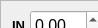
     <widget class="QWidget" name="page">
      <property name="geometry">
       <rect>
        <x>0</x>
        <y>0</y>
        <width>98</width>
        <height>28</height>
       </rect>
      </property>
      <attribute name="label">
       <string>Attenuation [dB]</string>
      </attribute>
      <widget class="QFrame" name="frame_16">
       <property name="geometry">
        <rect>
         <x>0</x>
         <y>0</y>
         <width>231</width>
         <height>51</height>
        </rect>
       </property>
       <property name="frameShape">
        <enum>QFrame::StyledPanel</enum>
       </property>
       <property name="frameShadow">
        <enum>QFrame::Raised</enum>
       </property>
       <widget class="QLabel" name="label_34">
        <property name="geometry">
         <rect>
          <x>12</x>
          <y>17</y>
          <width>31</width>
          <height>17</height>
         </rect>
        </property>
        <property name="font">
         <font>
          <pointsize>10</pointsize>
          <weight>75</weight>
          <italic>false</italic>
          <bold>true</bold>
          <underline>false</underline>
          <kerning>true</kerning>
         </font>
        </property>
        <property name="text">
         <string>IN</string>
        </property>
       </widget>
       <widget class="QDoubleSpinBox" name="inAttenSet">
        <property name="geometry">
         <rect>
          <x>30</x>
          <y>10</y>
          <width>71</width>
          <height>31</height>
         </rect>
        </property>
        <property name="font">
         <font>
          <pointsize>12</pointsize>
          <weight>50</weight>
          <bold>false</bold>
         </font>
        </property>
        <property name="singleStep">
         <double>0.250000000000000</double>
        </property>
       </widget>
       <widget class="QLabel" name="label_35">
        <property name="geometry">
         <rect>
          <x>110</x>
          <y>17</y>
          <width>31</width>
          <height>17</height>
         </rect>
        </property>
        <property name="font">
         <font>
          <pointsize>10</pointsize>
          <weight>75</weight>
          <italic>false</italic>
          <bold>true</bold>
          <underline>false</underline>
          <kerning>true</kerning>
         </font>
        </property>
        <property name="text">
         <string>OUT</string>
        </property>
       </widget>
       <widget class="QDoubleSpinBox" name="outAttenSet">
        <property name="geometry">
         <rect>
          <x>140</x>
          <y>10</y>
          <width>81</width>
          <height>31</height>
         </rect>
        </property>
        <property name="font">
         <font>
          <pointsize>12</pointsize>
          <weight>50</weight>
          <bold>false</bold>
         </font>
        </property>
        <property name="singleStep">
         <double>0.250000000000000</double>
        </property>
       </widget>
      </widget>
     </widget>
